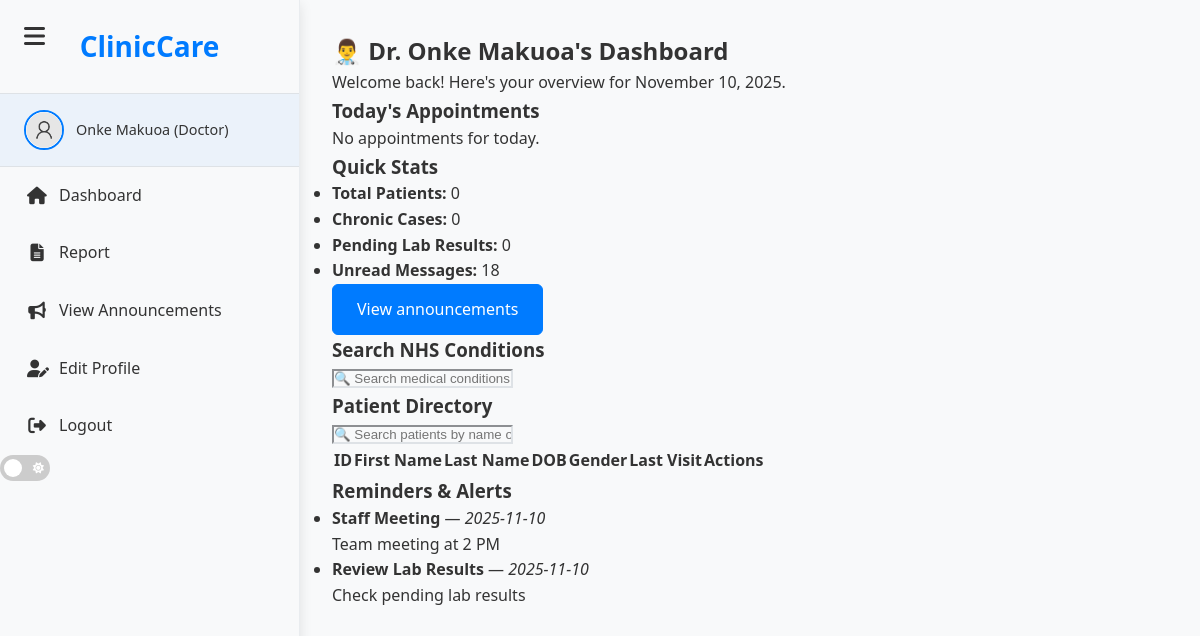
The page /doctorDashboard.html (signed in) on the database its author committed.
### models.py (models this page shows, shortened)
class Employee(db.Model):
    __tablename__ = 'employees'
    id = db.Column(db.Integer, primary_key=True)
    first_name = db.Column(db.String(100), nullable=False)
    last_name = db.Column(db.String(100), nullable=False)
    email = db.Column(db.String(120), nullable=False, unique=True)
    password = db.Column(db.String(255), nullable=False)
    phone = db.Column(db.String(20))
    address = db.Column(db.Text)
    role = db.Column(db.String(20), nullable=False)
    hire_date = db.Column(db.String(20))
    availability = db.Column(db.String(20), default='available')
    profile_image = db.Column(db.String(255), default='default.jpg')
    staff_number = db.Column(db.String(50), unique=True, nullable=False, default='TEMPSTAFF')
    specialization = db.Column(db.String(100))
    created_at = db.Column(db.DateTime, default=datetime.utcnow)
    active = db.Column(db.Boolean, default=True, nullable=False)
    patients = db.relationship('Patient', backref='employee', lazy=True)
    appointments = db.relationship('Appointment', foreign_keys='Appointment.helper_id',
                                   primaryjoin="Employee.staff_number == Appointment.helper_id",
                                   backref='assigned_helper', lazy=True)  # ← FIXED: unique backref

### script.py (the view)
@app.route('/doctorDashboard.html')
def doctor_dashboard():
    if 'user_id' not in session or session.get('role') not in ['doctor', 'nurse']:
        logger.error(f"Unauthorized access: user_id={session.get('user_id')}, role={session.get('role')}")
        return redirect(url_for('login_page'))
    conn = None
    try:
        conn = get_db_connection()
        c = conn.cursor()
        employee_id = c.execute("SELECT id FROM employees WHERE staff_number = ?", (session['user_id'],)).fetchone()[0]
        c.execute("SELECT p.id, p.first_name, p.last_name, p.date_of_birth, p.gender FROM patients p WHERE p.employee_id = ?", (employee_id,))
        patients = [{'id': row['id'], 'first_name': row['first_name'], 'last_name': row['last_name'], 'date_of_birth': row['date_of_birth'], 'gender': row['gender'], 'last_visit_date': 'N/A'} for row in c.fetchall()]
        today = datetime.now().strftime('%Y-%m-%d')
        c.execute("""
            SELECT p.id, p.first_name, p.last_name, a.appointment_date
            FROM appointments a
            JOIN patients p ON a.patient_id = p.id
            WHERE a.appointment_date LIKE ? AND p.employee_id = ?
        """, (f'{today}%', employee_id))
        patients_today = [{'id': row['id'], 'first_name': row['first_name'], 'last_name': row['last_name'], 'appointment_time': row['appointment_date']} for row in c.fetchall()]
        c.execute("SELECT COUNT(*) FROM patients WHERE employee_id = ?", (employee_id,))
        total_patients = c.fetchone()[0]
        c.execute("SELECT COUNT(*) FROM patients WHERE medical_history LIKE '%chronic%' AND employee_id = ?", (employee_id,))
        chronic_patients = c.fetchone()[0]
        c.execute("SELECT AVG(length(current_medications) - length(replace(current_medications, ',', '')) + 1) FROM patients WHERE current_medications IS NOT NULL AND employee_id = ?", (employee_id,))
        avg_medications = c.fetchone()[0] or 0
        c.execute("SELECT COUNT(*) FROM messages WHERE title LIKE '%Doctor%'")
        unread_messages = c.fetchone()[0] or 0
        pending_lab_results = 0
        reminders = [
            {'title': 'Staff Meeting', 'date': datetime.now().strftime('%Y-%m-%d'), 'description': 'Team meeting at 2 PM'},
            {'title': 'Review Lab Results', 'date': datetime.now().strftime('%Y-%m-%d'), 'description': 'Check pending lab results'}
        ]
        health_trends = "Stable, with a slight increase in chronic condition cases this month."
        user_details = get_user_details(conn, session['user_id'])
        logger.debug(f"Rendering dashboard for username={session['user_id']}, role={session['role']}")
        return render_template('doctor/doctorDashboard.html',
                              now=datetime.now(),
                              username=session['user_id'],
                              patients=patients,
                              patients_today=patients_today,
                              total_patients=total_patients,
                              chronic_patients=chronic_patients,
                              avg_medications=avg_medications,
                              health_trends=health_trends,
                              user_details=user_details,
                              pending_lab_results=pending_lab_results,
                              unread_messages=unread_messages,
                              reminders=reminders)
    except Exception as e:
        logger.error(f"Doctor dashboard error: {str(e)}")
        flash(f'An error occurred: {str(e)}', 'error')
        return redirect(url_for('login_page'))
    finally:
        if conn:
            conn.close()

### templates/doctor/doctorDashboard.html (shortened to what this page needs)
{% extends "base.html" %}
{% block content %}
<div class="container mx-auto px-4 py-8 doctor-dash-container">
    <header class="doctor-dash-header mb-8">
        <h2 class="text-3xl font-bold">👨‍⚕️ Dr. {{ user_details.first_name }} {{ user_details.last_name }}'s Dashboard</h2>
        <p class="text-lg text-gray-600">Welcome back! Here's your overview for {{ now.strftime('%B %d, %Y') }}.</p>
    </header>
    <section class="grid grid-cols-1 lg:grid-cols-2 gap-8 mb-8 doctor-dash-top">
        <div class="bg-white rounded-lg shadow-md p-6 doctor-card schedule-card">
            <h3 class="text-xl font-semibold mb-4">Today's Appointments</h3>
            {% if patients_today %}
            <ul class="space-y-4 appointments-list overflow-y-auto max-h-80">
                {% for patient in patients_today %}
                <li class="border-b pb-2">
                    <strong class="text-lg">{{ patient.first_name }} {{ patient.last_name }}</strong> (ID: {{ patient.id }})
                    at {{ patient.appointment_time if patient.appointment_time else 'Time TBD' }}
                    <a href="{{ url_for('view_patient', id=patient.id) }}" class="btn btn-primary btn-sm inline-block mt-2">View Profile</a>
                </li>
                {% endfor %}
            </ul>
            {% else %}
            <p class="text-center text-gray-600">No appointments for today.</p>
            {% endif %}
        </div>
        <div class="bg-white rounded-lg shadow-md p-6 doctor-card quick-stats-card">
            <h3 class="text-xl font-semibold mb-4">Quick Stats</h3>
            <ul class="space-y-3">
                <li><strong>Total Patients:</strong> {{ total_patients }}</li>
                <li><strong>Chronic Cases:</strong> {{ chronic_patients }}</li>
                <li><strong>Pending Lab Results:</strong> {{ pending_lab_results | default(0) }}</li>
                <li><strong>Unread Messages:</strong> {{ unread_messages | default(0) }}</li>
            </ul>
            <a href="{{ url_for('doctor_view_announcements') }}" class="btn btn-primary btn-block mt-4">View announcements</a>
        </div>
    </section>
    <section class="bg-white rounded-lg shadow-md p-6 mb-8">
        <h3 class="text-xl font-semibold mb-4">Search NHS Conditions</h3>
        <input type="text" id="nhsConditionSearch" placeholder="🔍 Search medical conditions (e.g., diabetes)..." autocomplete="off" class="w-full p-2 border rounded-md mb-4">
    </section>
    <section class="bg-white rounded-lg shadow-md p-6 mb-8 doctor-dash-patients">
        <h3 class="text-xl font-semibold mb-4">Patient Directory</h3>
        <input type="text" id="searchInput" placeholder="🔍 Search patients by name or ID..." onkeyup="filterPatients()" autocomplete="off" class="w-full p-2 border rounded-md mb-4">
        <table id="patientsTable" class="w-full table-auto border-collapse">
            <thead class="bg-gray-100">
                <tr>
                    <th class="px-4 py-2 text-left">ID</th>
                    <th class="px-4 py-2 text-left">First Name</th>
                    <th class="px-4 py-2 text-left">Last Name</th>
                    <th class="px-4 py-2 text-left">DOB</th>
                    <th class="px-4 py-2 text-left">Gender</th>
                    <th class="px-4 py-2 text-left">Last Visit</th>
                    <th class="px-4 py-2 text-left">Actions</th>
                </tr>
            </thead>
        </table>
    </section>
    <section class="bg-white rounded-lg shadow-md p-6 doctor-dash-reminders">
        <h3 class="text-xl font-semibold mb-4">Reminders & Alerts</h3>
        {% if reminders %}
        <ul class="space-y-4 reminder-list">
            {% for reminder in reminders %}
            <li class="border-b pb-2">
                <strong>{{ reminder.title }}</strong> — <em>{{ reminder.date }}</em><br>
                {{ reminder.description }}
            </li>
            {% endfor %}
        </ul>
        {% else %}
        <p class="text-center text-gray-600">No reminders or alerts at the moment.</p>
        {% endif %}
    </section>
</div>
{% endblock %}

### templates/base.html (shortened to what this page needs)
<!DOCTYPE html>
<html lang="en">
<head>
  <link rel="stylesheet" href="https://cdnjs.cloudflare.com/ajax/libs/font-awesome/6.4.0/css/all.min.css">
  <link rel="stylesheet" href="{{ url_for('static', filename='css/baseSidebar.css') }}?v=2">
  {% if session.role == 'receptionist' %}
    <link rel="stylesheet" href="{{ url_for('static', filename='css/reception.css') }}?v=2">
  {% elif session.role == 'doctor' %}
    <link rel="stylesheet" href="{{ url_for('static', filename='css/doctor.css') }}?v=1">
  {% elif session.role == 'nurse' %}
    <link rel="stylesheet" href="{{ url_for('static', filename='css/nurse.css') }}?v=1">
  {% elif session.role == 'admin' %}
    <link rel="stylesheet" href="{{ url_for('static', filename='css/admin.css') }}?v=1">
  {% endif %}
</head>
<body class="dashboard-page" data-role="{{ session.role }}">
  <i class="fas fa-bars menu-icon" id="menu-toggle-btn"></i>
  <aside class="sidebar {% if session.role == 'receptionist' %}active{% endif %}" id="sidebar" role="navigation" aria-label="Main Navigation">
    <div class="logo">ClinicCare</div>
    <nav>
      {% if session.username %}
        <div class="user-info">
          <img src="{{ url_for('static', filename='profile_images/user.png') }}" alt="User Avatar">
          <span>{{ session.username }} ({{ session.role | capitalize }})</span>
        </div>
        {% if session.role == 'receptionist' %}
          <ul>
            <li><a href="{{ url_for('reception_dashboard') }}" class="sidebar-btn"><i class="fas fa-home"></i> Dashboard</a></li>
            <li><a href="{{ url_for('manage_appointments') }}" class="sidebar-btn"><i class="fas fa-calendar-check"></i> Manage Appointments</a></li>
            <li><a href="{{ url_for('check_in_desk') }}" class="sidebar-btn"><i class="fas fa-user-check"></i> Check-In Desk</a></li>
            <li><a href="{{ url_for('helped_patients_report') }}" class="sidebar-btn"><i class="fas fa-file-alt"></i> Patient Report</a></li>
            <li><a href="{{ url_for('search_patient') }}" class="sidebar-btn"><i class="fas fa-search"></i> Search Patients</a></li>
            <li><a href="{{ url_for('reception_view_announcements') }}" class="sidebar-btn"><i class="fas fa-bullhorn"></i> View Announcements</a></li>
            <li><a href="{{ url_for('edit_profile') }}" class="sidebar-btn"><i class="fas fa-user-edit"></i> Edit Profile</a></li>
            <li><a href="{{ url_for('logout') }}" class="sidebar-btn logout-btn"><i class="fas fa-sign-out-alt"></i> Logout</a></li>
            <li class="theme-toggle-wrapper">
              <label class="switch ms-3">
                <input type="checkbox" id="darkModeToggle" {% if session.theme == 'dark' %}checked{% endif %}>
                <span class="slider round">
                  <i class="fas fa-moon"></i>
                  <i class="fas fa-sun"></i>
                </span>
              </label>
            </li>
          </ul>
        {% elif session.role == 'doctor' %}
          <ul>
            <li><a href="{{ url_for('doctor_dashboard') }}" class="sidebar-btn"><i class="fas fa-home"></i> Dashboard</a></li>
            <li><a href="{{ url_for('doctor_report') }}" class="sidebar-btn"><i class="fas fa-file-alt"></i> Report</a></li>
            <li><a href="{{ url_for('doctor_view_announcements') }}" class="sidebar-btn"><i class="fas fa-bullhorn"></i> View Announcements</a></li>
            <li><a href="{{ url_for('edit_profile') }}" class="sidebar-btn"><i class="fas fa-user-edit"></i> Edit Profile</a></li>
            <li><a href="{{ url_for('logout') }}" class="sidebar-btn logout-btn"><i class="fas fa-sign-out-alt"></i> Logout</a></li>
            <li class="theme-toggle-wrapper">
              <label class="switch ms-3">
                <span class="slider round">
                  <i class="fas fa-moon"></i>
                  <i class="fas fa-sun"></i>
                </span>
              </label>
            </li>
          </ul>
        {% endif %}
      {% else %}
        <ul>
          <li><a href="{{ url_for('login_page') }}"><i class="fas fa-sign-in-alt"></i> Login</a></li>
        </ul>
      {% endif %}
    </nav>
  </aside>
  <main class="dashboard" id="main-content">
    {% block content %}{% endblock %}
  </main>
</body>
</html>

### rows shown on the page
Employee: role "Doctor", first_name "Onke", last_name "Makuoa"

### other values the page prints
{{ session.username }} "Onke Makuoa"
{{ now.strftime('%B %d, %Y') }} "November 10, 2025"
{{ total_patients }} "0"
{{ chronic_patients }} "0"
{{ pending_lab_results | default(0) }} "0"
{{ unread_messages | default(0) }} "18"
{{ reminder.title }} "Staff Meeting" "Review Lab Results"
{{ reminder.date }} "2025-11-10" "2025-11-10"
{{ reminder.description }} "Team meeting at 2 PM" "Check pending lab results"
